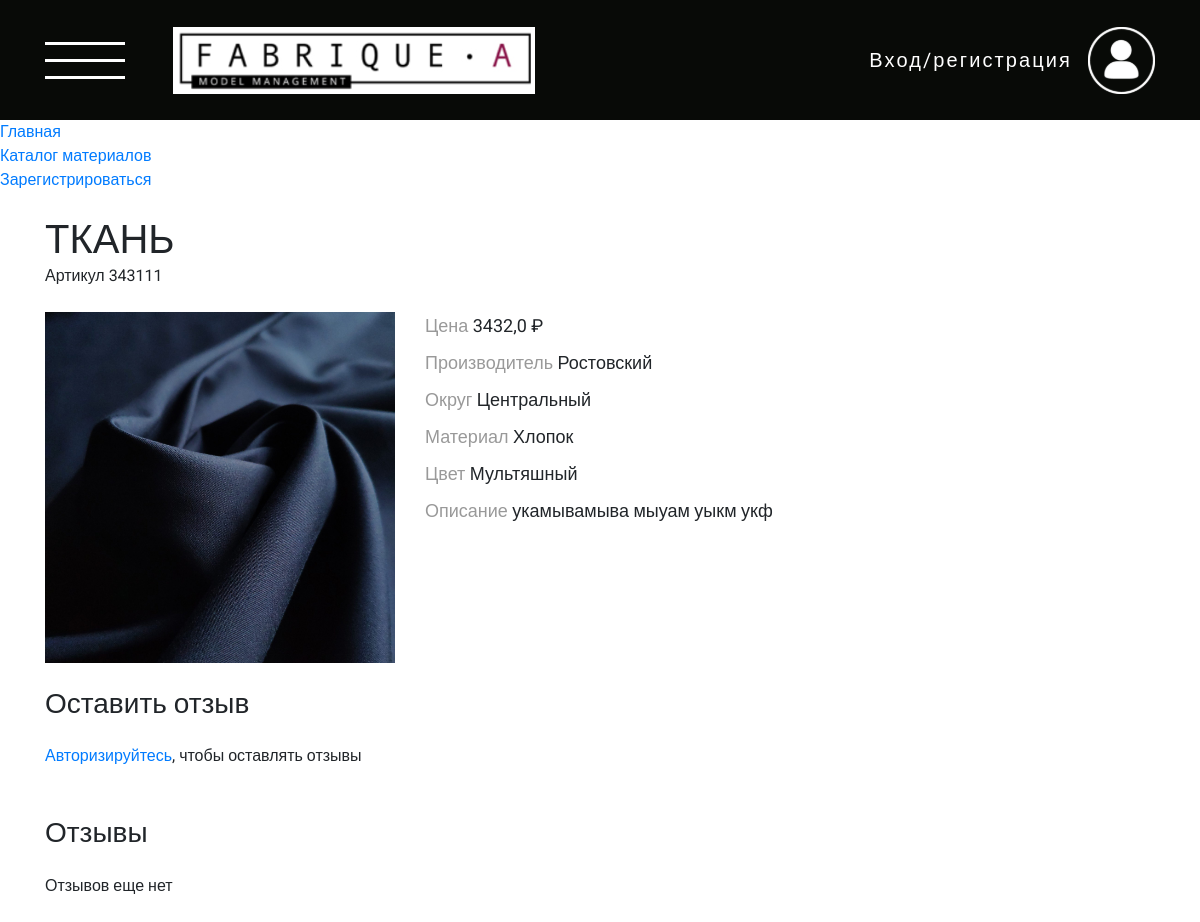
/cloth/5/, run on an earlier commit of the app's database.
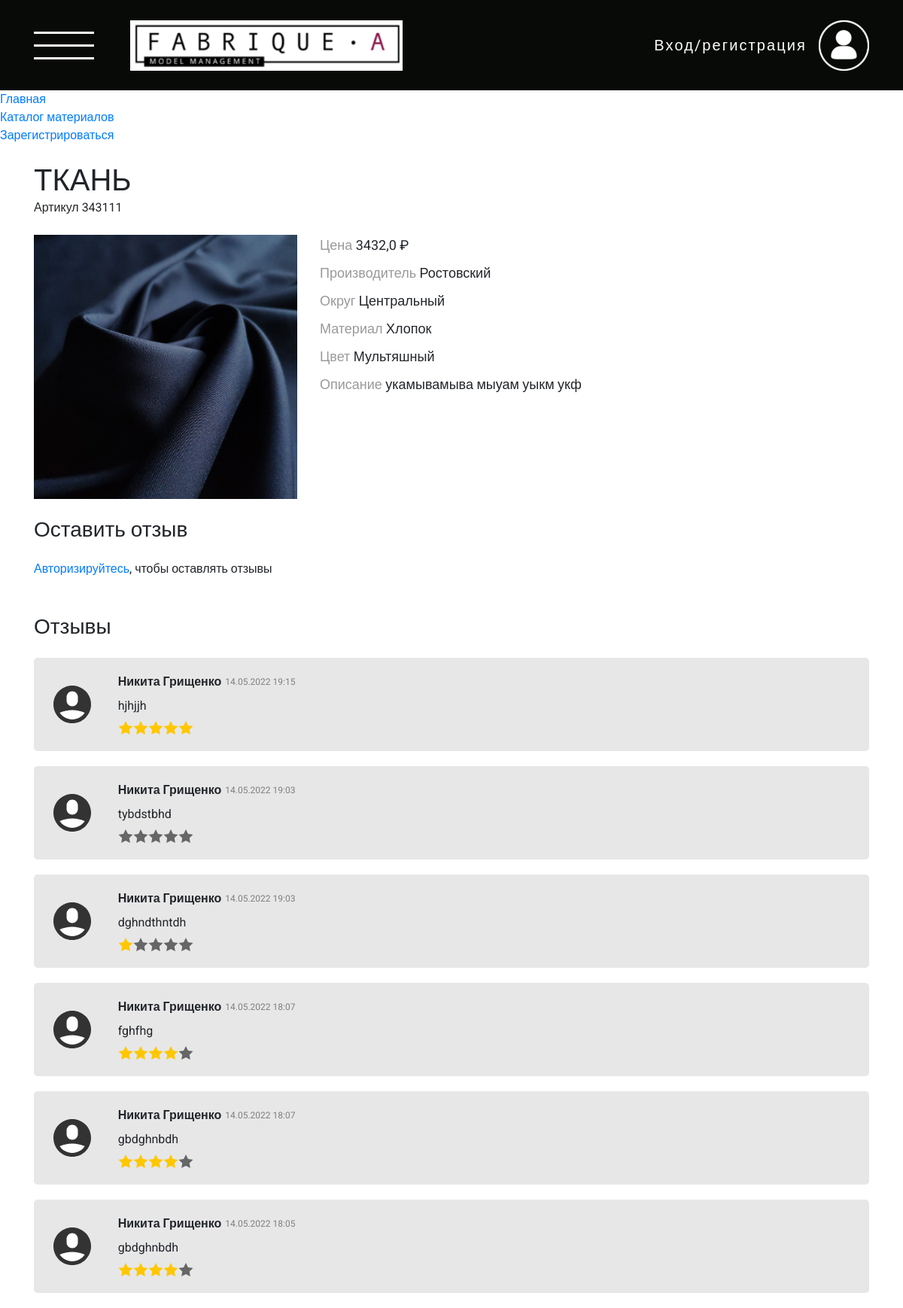
And on a later commit of the database.
### cloth/models.py (models this page shows, shortened)
class FeedbackToCloth(models.Model):
    user = models.ForeignKey(User, verbose_name=_("Пользователь"), on_delete=models.CASCADE)
    cloth = models.ForeignKey(Cloth, verbose_name=_("Ткань"), on_delete=models.CASCADE)
    date_created = models.DateTimeField(_("Дата создания"), default=timezone.now)
    rating = models.IntegerField(_("Рейтинг"), validators=[
            MaxValueValidator(5),
            MinValueValidator(0)
        ])
    text = models.CharField(_("Текст"), max_length=300)
    class Meta:
        verbose_name = _("Отзыв к ткани")
        verbose_name_plural = _("Отзыв к ткани")

### user/models.py (models this page shows, shortened)
class User(AbstractBaseUser, PermissionsMixin):
    username_validator = UnicodeUsernameValidator()
    username = models.CharField(
        _("username"),
        max_length=150,
        unique=True,
        help_text=_(
            "Required. 150 characters or fewer. Letters, "
            "digits and @/./+/-/_ only."
        ),
        validators=[username_validator],
        error_messages={
            "unique": _("A user with that username already exists."),
        },
    )
    first_name = models.CharField(_("Имя"), max_length=30)
    last_name = models.CharField(_("Фамилия"), max_length=150)
    patronymic = models.CharField(_("Отчество"), max_length=150)
    email = models.EmailField(_("Электронная почта"))
    phone = models.CharField(_("Номер телефона"), max_length=25)
    is_staff = models.BooleanField(
        _("Администратор"),
        default=False,
        help_text=_(
            "Designates whether the user can log into this admin site."
        ),
    )
    is_active = models.BooleanField(
        _("Активный"),
        default=True,
        help_text=_(
            "Designates whether this user should be treated as active. "
            "Unselect this instead of deleting accounts."
        ),
    )
    date_joined = models.DateTimeField(_("Дата создания учетной записи"), default=timezone.now)
    objects = UserManager()
    EMAIL_FIELD = "email"
    USERNAME_FIELD = "username"
    REQUIRED_FIELDS = ["email"]
    class Meta:
        verbose_name = _("Пользователь")
        verbose_name_plural = _("Пользователи")

### cloth/views.py (the view)
# urls.py: path("<int:pk>/", ClothDetailView.as_view(), name="detail"),
class ClothDetailView(DetailView):
    model = Cloth
    template_name = "pages/cloth/detail.html"
    def get_context_data(self, **kwargs):
        context = super().get_context_data(**kwargs)
        context['object'] = Cloth.objects.get(id=self.kwargs['pk'])
        if self.request.user.is_authenticated:
            try:
                is_favourites = Favourites.objects.get(
                    user=self.request.user,
                    cloth_id = self.kwargs['pk']
                )
                if is_favourites:
                    context['is_favourites'] = True
            except Favourites.DoesNotExist:
                context['is_favourites'] = False
        else:
            context['is_favourites'] = False
        context['feedbacks'] = FeedbackToCloth.objects.filter(cloth_id=self.kwargs['pk']).order_by('-date_created')
        return context

### templates/pages/cloth/detail.html (shortened to what the changed rows need)
{% extends "base.html" %}
{% load static %}
{% block content %}
  <section class="cloth-detail">
    <div class="container">
      <div class="row">
        <div class="col-12 my-4">
          <h1>
            {{object.name}}
          </h1>
        </div>
      </div>
      <div class="row">
        {% if feedbacks|length == 0 %}
          <div class="col-12 mb-5">
            <p>
              Отзывов еще нет
            </p>
          </div>
        {% else %}
          {% for feedback in feedbacks %}
            <div class="col-12">
              <div class="feedback-box">
                <div class="row">
                  <div class="col-1 d-flex align-items-center justify-content-center">
                    <img src="{% static 'images/user-feenback.svg' %}" alt="user-feenback">
                  </div>
                  <div class="col-10">
                    <div class="d-flex align-items-center">
                      <p>
                        <strong>{{feedback.user.first_name}} {{feedback.user.last_name}}</strong>
                      </p>
                      <p class="feedback-box__date">
                        {{ feedback.date_created|date:"d.m.Y H:i" }}
                      </p>
                    </div>
                    <p class="my-2  ">
                      {{feedback.text}}
                    </p>
                    <div class="d-flex ">
                      {% if feedback.rating == 0 %}
                        <img src="{% static 'images/star-grey.svg' %}" alt="">
                        <img src="{% static 'images/star-grey.svg' %}" alt="">
                        <img src="{% static 'images/star-grey.svg' %}" alt="">
                        <img src="{% static 'images/star-grey.svg' %}" alt="">
                        <img src="{% static 'images/star-grey.svg' %}" alt="">
                      {% elif feedback.rating == 1 %}
                        <img src="{% static 'images/star.svg' %}" alt="">
                        <img src="{% static 'images/star-grey.svg' %}" alt="">
                        <img src="{% static 'images/star-grey.svg' %}" alt="">
                        <img src="{% static 'images/star-grey.svg' %}" alt="">
                        <img src="{% static 'images/star-grey.svg' %}" alt="">
                      {% elif feedback.rating == 2 %}
                        <img src="{% static 'images/star.svg' %}" alt="">
                        <img src="{% static 'images/star.svg' %}" alt="">
                        <img src="{% static 'images/star-grey.svg' %}" alt="">
                        <img src="{% static 'images/star-grey.svg' %}" alt="">
                        <img src="{% static 'images/star-grey.svg' %}" alt="">
                      {% elif feedback.rating == 3 %}
                        <img src="{% static 'images/star.svg' %}" alt="">
                        <img src="{% static 'images/star.svg' %}" alt="">
                        <img src="{% static 'images/star.svg' %}" alt="">
                        <img src="{% static 'images/star-grey.svg' %}" alt="">
                        <img src="{% static 'images/star-grey.svg' %}" alt="">
                      {% elif feedback.rating == 4 %}
                        <img src="{% static 'images/star.svg' %}" alt="">
                        <img src="{% static 'images/star.svg' %}" alt="">
                        <img src="{% static 'images/star.svg' %}" alt="">
                        <img src="{% static 'images/star.svg' %}" alt="">
                        <img src="{% static 'images/star-grey.svg' %}" alt="">
                      {% elif feedback.rating == 5 %}
                        <img src="{% static 'images/star.svg' %}" alt="">
                        <img src="{% static 'images/star.svg' %}" alt="">
                        <img src="{% static 'images/star.svg' %}" alt="">
                        <img src="{% static 'images/star.svg' %}" alt="">
                        <img src="{% static 'images/star.svg' %}" alt="">
                      {% endif %}
                    </div>
                  </div>
                </div>
              </div>
            </div>
          {% endfor %}
        {% endif %}
      </div>
    </div>
  </section>
{% endblock content%}

What changed in the data, as far as the page shows it:
added FeedbackToCloth: user.first_name "Никита", user.last_name "Грищенко", date_created "14.05.2022 19:15", text "hjhjjh", rating 5 (drawn)
added FeedbackToCloth: user.first_name "Никита", user.last_name "Грищенко", date_created "14.05.2022 19:03", text "tybdstbhd", rating 0 (drawn)
added FeedbackToCloth: user.first_name "Никита", user.last_name "Грищенко", date_created "14.05.2022 19:03", text "dghndthntdh", rating 1 (drawn)
added FeedbackToCloth: user.first_name "Никита", user.last_name "Грищенко", date_created "14.05.2022 18:07", text "fghfhg", rating 4 (drawn)
added FeedbackToCloth: user.first_name "Никита", user.last_name "Грищенко", date_created "14.05.2022 18:07", text "gbdghnbdh", rating 4 (drawn)
added FeedbackToCloth: user.first_name "Никита", user.last_name "Грищенко", date_created "14.05.2022 18:05", text "gbdghnbdh", rating 4 (drawn)
Also different on the page:
text no longer shown: "Отзывов еще нет"
